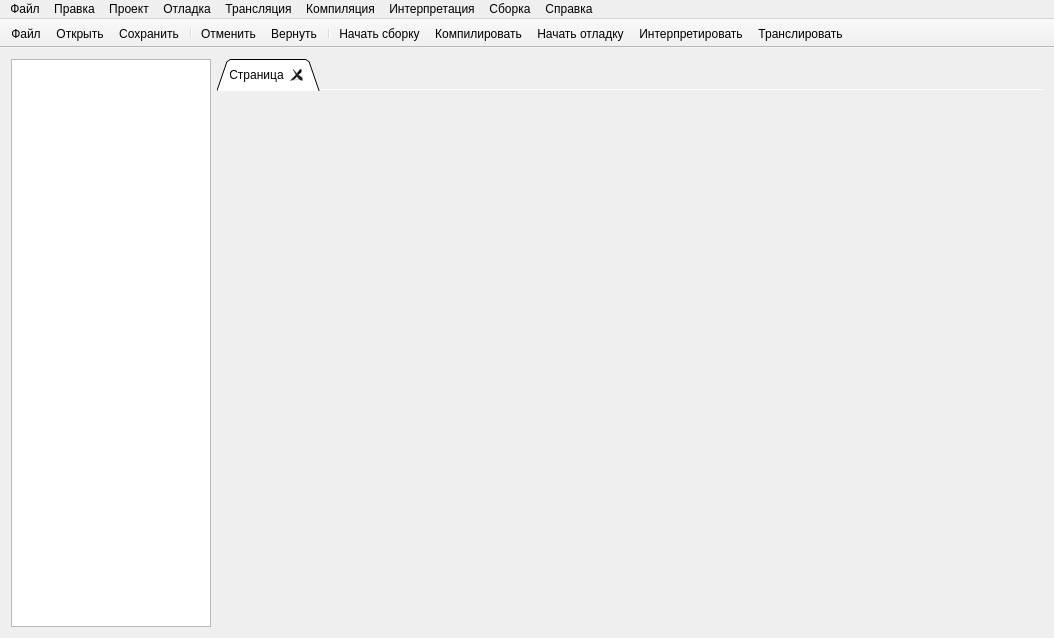
<?xml version="1.0" encoding="UTF-8"?>
<ui version="4.0">
 <class>MainWindow</class>
 <widget class="QMainWindow" name="MainWindow">
  <property name="geometry">
   <rect>
    <x>0</x>
    <y>0</y>
    <width>1054</width>
    <height>638</height>
   </rect>
  </property>
  <property name="minimumSize">
   <size>
    <width>830</width>
    <height>600</height>
   </size>
  </property>
  <property name="windowTitle">
   <string>Pifagor</string>
  </property>
  <widget class="QWidget" name="centralWidget">
   <property name="enabled">
    <bool>true</bool>
   </property>
   <layout class="QGridLayout" name="gridLayout" columnstretch="0,0,0">
    <property name="leftMargin">
     <number>11</number>
    </property>
    <item row="0" column="0">
     <widget class="QTreeView" name="dirView">
      <property name="minimumSize">
       <size>
        <width>200</width>
        <height>0</height>
       </size>
      </property>
      <property name="maximumSize">
       <size>
        <width>200</width>
        <height>16777215</height>
       </size>
      </property>
     </widget>
    </item>
    <item row="0" column="2">
     <widget class="QTabWidget" name="filesWidget">
      <property name="minimumSize">
       <size>
        <width>500</width>
        <height>500</height>
       </size>
      </property>
      <property name="tabPosition">
       <enum>QTabWidget::North</enum>
      </property>
      <property name="tabShape">
       <enum>QTabWidget::Triangular</enum>
      </property>
      <property name="currentIndex">
       <number>0</number>
      </property>
      <property name="iconSize">
       <size>
        <width>16</width>
        <height>16</height>
       </size>
      </property>
      <property name="elideMode">
       <enum>Qt::ElideNone</enum>
      </property>
      <property name="documentMode">
       <bool>true</bool>
      </property>
      <property name="tabsClosable">
       <bool>true</bool>
      </property>
      <property name="movable">
       <bool>true</bool>
      </property>
      <property name="tabBarAutoHide">
       <bool>false</bool>
      </property>
      <widget class="QWidget" name="tab">
       <attribute name="title">
        <string>Страница</string>
       </attribute>
      </widget>
     </widget>
    </item>
   </layout>
  </widget>
  <widget class="QMenuBar" name="menuBar">
   <property name="geometry">
    <rect>
     <x>0</x>
     <y>0</y>
     <width>1054</width>
     <height>19</height>
    </rect>
   </property>
   <property name="defaultUp">
    <bool>false</bool>
   </property>
   <property name="nativeMenuBar">
    <bool>true</bool>
   </property>
   <widget class="QMenu" name="fileMenu">
    <property name="title">
     <string>Файл</string>
    </property>
    <widget class="QMenu" name="menu">
     <property name="title">
      <string>Создать</string>
     </property>
     <addaction name="NewFile"/>
     <addaction name="NewProject"/>
    </widget>
    <addaction name="menu"/>
    <addaction name="Open"/>
    <addaction name="Save"/>
    <addaction name="SaveAs"/>
   </widget>
   <widget class="QMenu" name="editMenu">
    <property name="title">
     <string>Правка</string>
    </property>
    <addaction name="Undo"/>
    <addaction name="Redo"/>
    <addaction name="separator"/>
    <addaction name="Cut"/>
    <addaction name="Copy"/>
    <addaction name="Paste"/>
    <addaction name="Config"/>
   </widget>
   <widget class="QMenu" name="projectMenu">
    <property name="title">
     <string>Проект</string>
    </property>
   </widget>
   <widget class="QMenu" name="debugMenu">
    <property name="title">
     <string>Отладка</string>
    </property>
    <addaction name="Debug"/>
    <addaction name="Check"/>
   </widget>
   <widget class="QMenu" name="translationMenu">
    <property name="title">
     <string>Трансляция</string>
    </property>
    <addaction name="Translation"/>
    <addaction name="ConnectDebugger"/>
   </widget>
   <widget class="QMenu" name="compilationMenu">
    <property name="title">
     <string>Компиляция</string>
    </property>
    <addaction name="Compile"/>
    <addaction name="ConnectCompiler"/>
   </widget>
   <widget class="QMenu" name="interpreterMenu">
    <property name="title">
     <string>Интерпретация</string>
    </property>
    <addaction name="Interpret"/>
   </widget>
   <widget class="QMenu" name="buildMenu">
    <property name="title">
     <string>Сборка</string>
    </property>
    <addaction name="Build"/>
    <addaction name="Build_config"/>
   </widget>
   <widget class="QMenu" name="aboutMenu">
    <property name="title">
     <string>Справка</string>
    </property>
    <addaction name="Help"/>
    <addaction name="About"/>
   </widget>
   <addaction name="fileMenu"/>
   <addaction name="editMenu"/>
   <addaction name="projectMenu"/>
   <addaction name="debugMenu"/>
   <addaction name="translationMenu"/>
   <addaction name="compilationMenu"/>
   <addaction name="interpreterMenu"/>
   <addaction name="buildMenu"/>
   <addaction name="aboutMenu"/>
  </widget>
  <widget class="QToolBar" name="toolBar">
   <property name="windowTitle">
    <string>toolBar</string>
   </property>
   <property name="movable">
    <bool>false</bool>
   </property>
   <attribute name="toolBarArea">
    <enum>TopToolBarArea</enum>
   </attribute>
   <attribute name="toolBarBreak">
    <bool>false</bool>
   </attribute>
   <addaction name="NewFile"/>
   <addaction name="Open"/>
   <addaction name="Save"/>
   <addaction name="separator"/>
   <addaction name="Undo"/>
   <addaction name="Redo"/>
   <addaction name="separator"/>
   <addaction name="Build"/>
   <addaction name="Compile"/>
   <addaction name="Debug"/>
   <addaction name="Interpret"/>
   <addaction name="Translation"/>
  </widget>
  <action name="NewFile">
   <property name="icon">
    <iconset resource="../build-Pifagor-Desktop_Qt_6_4_2_MinGW_64_bit-Debug/debug/qmake_qmake_qm_files.qrc">
     <normaloff>:/i18n/Pifagor_ru_RU.qm</normaloff>
     <normalon>:/res/img/new.png</normalon>:/i18n/Pifagor_ru_RU.qm</iconset>
   </property>
   <property name="text">
    <string>Файл</string>
   </property>
   <property name="toolTip">
    <string>Создать новый файл</string>
   </property>
  </action>
  <action name="NewProject">
   <property name="text">
    <string>Проект</string>
   </property>
   <property name="toolTip">
    <string>Создать новый проект</string>
   </property>
  </action>
  <action name="Open">
   <property name="icon">
    <iconset resource="Res.qrc">
     <normaloff>:/res/img/open.png</normaloff>:/res/img/open.png</iconset>
   </property>
   <property name="text">
    <string>Открыть</string>
   </property>
   <property name="toolTip">
    <string>Открыть файл или проект</string>
   </property>
  </action>
  <action name="Translation">
   <property name="icon">
    <iconset resource="Res.qrc">
     <normaloff>:/res/img/transl.png</normaloff>:/res/img/transl.png</iconset>
   </property>
   <property name="text">
    <string>Транслировать</string>
   </property>
  </action>
  <action name="Save">
   <property name="icon">
    <iconset resource="Res.qrc">
     <normaloff>:/res/img/save.png</normaloff>:/res/img/save.png</iconset>
   </property>
   <property name="text">
    <string>Сохранить</string>
   </property>
  </action>
  <action name="SaveAs">
   <property name="icon">
    <iconset resource="Res.qrc">
     <normaloff>:/res/img/save.png</normaloff>:/res/img/save.png</iconset>
   </property>
   <property name="text">
    <string>Сохранить как</string>
   </property>
  </action>
  <action name="Undo">
   <property name="icon">
    <iconset resource="Res.qrc">
     <normaloff>:/res/img/undo.png</normaloff>:/res/img/undo.png</iconset>
   </property>
   <property name="text">
    <string>Отменить</string>
   </property>
  </action>
  <action name="Redo">
   <property name="icon">
    <iconset resource="Res.qrc">
     <normaloff>:/res/img/redo.png</normaloff>:/res/img/redo.png</iconset>
   </property>
   <property name="text">
    <string>Вернуть</string>
   </property>
  </action>
  <action name="Cut">
   <property name="text">
    <string>Вырезать</string>
   </property>
  </action>
  <action name="Copy">
   <property name="text">
    <string>Копировать</string>
   </property>
  </action>
  <action name="Paste">
   <property name="text">
    <string>Вставить</string>
   </property>
  </action>
  <action name="Debug">
   <property name="icon">
    <iconset resource="Res.qrc">
     <normaloff>:/res/img/debug.png</normaloff>:/res/img/debug.png</iconset>
   </property>
   <property name="text">
    <string>Начать отладку</string>
   </property>
  </action>
  <action name="ConnectDebugger">
   <property name="text">
    <string>Подключить транслятор</string>
   </property>
  </action>
  <action name="Compile">
   <property name="icon">
    <iconset resource="Res.qrc">
     <normaloff>:/res/img/run.png</normaloff>:/res/img/run.png</iconset>
   </property>
   <property name="text">
    <string>Компилировать</string>
   </property>
  </action>
  <action name="ConnectCompiler">
   <property name="text">
    <string>Подключить компилятор</string>
   </property>
  </action>
  <action name="Check">
   <property name="text">
    <string>Проверка формул</string>
   </property>
  </action>
  <action name="Interpret">
   <property name="icon">
    <iconset resource="Res.qrc">
     <normaloff>:/res/img/graph.png</normaloff>:/res/img/graph.png</iconset>
   </property>
   <property name="text">
    <string>Интерпретировать</string>
   </property>
  </action>
  <action name="Build">
   <property name="icon">
    <iconset resource="Res.qrc">
     <normaloff>:/res/img/build.png</normaloff>:/res/img/build.png</iconset>
   </property>
   <property name="text">
    <string>Начать сборку</string>
   </property>
  </action>
  <action name="Build_config">
   <property name="text">
    <string>Параметры сборки</string>
   </property>
  </action>
  <action name="Config">
   <property name="text">
    <string>Настройки</string>
   </property>
  </action>
  <action name="Help">
   <property name="text">
    <string>Помощь</string>
   </property>
  </action>
  <action name="About">
   <property name="text">
    <string>О программе</string>
   </property>
  </action>
 </widget>
 <layoutdefault spacing="6" margin="11"/>
 <resources>
  <include location="Res.qrc"/>
  <include location="../build-Pifagor-Desktop_Qt_6_4_2_MinGW_64_bit-Debug/debug/qmake_qmake_qm_files.qrc"/>
 </resources>
 <connections/>
 <slots>
  <slot>displayAbout()</slot>
  <slot>saveNotebook()</slot>
  <slot>openNotebook()</slot>
  <slot>newNotebook()</slot>
  <slot>closeNotebook()</slot>
  <slot>saveNotebookAs()</slot>
  <slot>newNote()</slot>
  <slot>deleteNotes()</slot>
  <slot>visitWebsite()</slot>
  <slot>exit()</slot>
  <slot>editNote(QModelIndex)</slot>
 </slots>
</ui>
